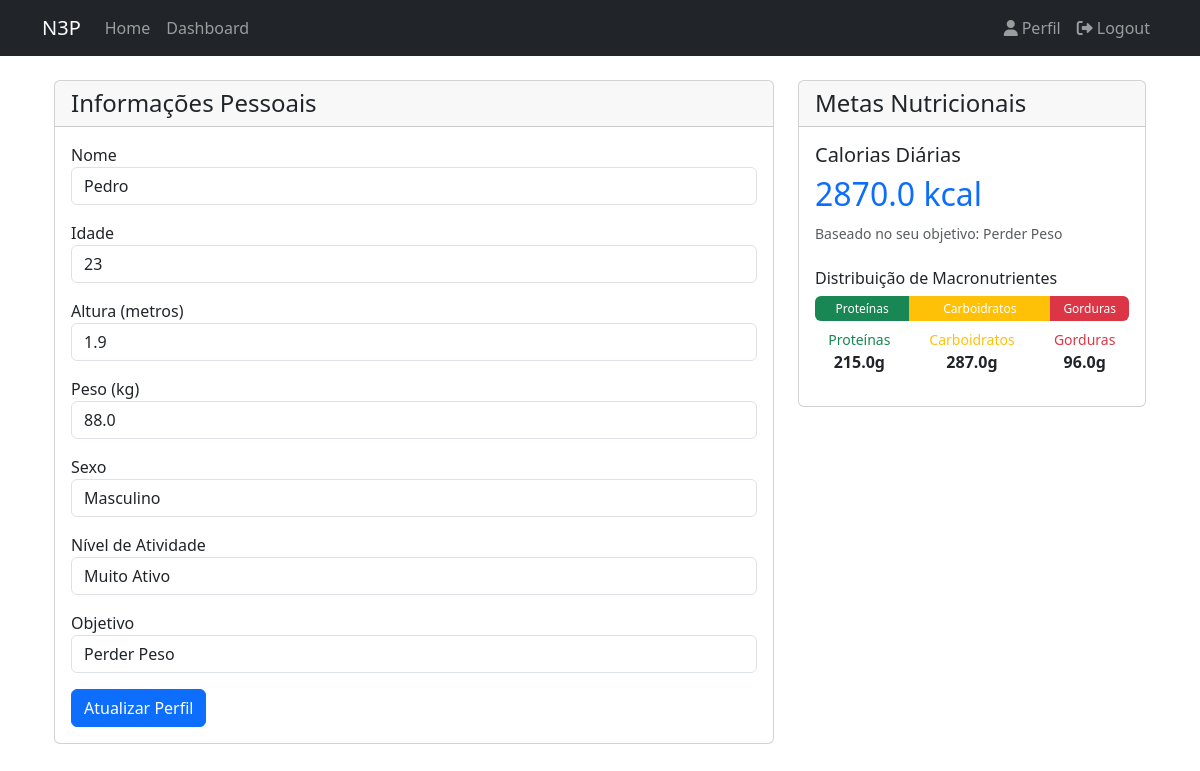
Page /auth/profile (signed in) on the committed database.
### app/models/user.py (models this page shows, shortened)
class User(UserMixin, db.Model):
    __tablename__ = "users"
    id = db.Column(db.Integer, primary_key=True)
    username = db.Column(db.String(80), unique=True, nullable=False)
    email = db.Column(db.String(120), unique=True, nullable=False)
    password_hash = db.Column(db.String(128))
    created_at = db.Column(db.DateTime, default=datetime.utcnow)
    nome = db.Column(db.String(100), nullable=False)
    idade = db.Column(db.Integer, nullable=False)
    altura = db.Column(db.Float, nullable=False)  # altura em metros
    peso = db.Column(db.Float, nullable=False)  # peso em kg
    sexo = db.Column(
        db.String(1), nullable=False
    )  # 'M' para masculino, 'F' para feminino
    fator_atividade = db.Column(db.String(20), nullable=False)
    objetivo = db.Column(db.String(50), nullable=False)
    calories_goal = db.Column(db.Float, nullable=True)
    proteins_goal = db.Column(db.Float, nullable=True)
    carbs_goal = db.Column(db.Float, nullable=True)
    fats_goal = db.Column(db.Float, nullable=True)
    diets = db.relationship("Diet", lazy=True)
    def get_objetivo_display(self):
        objetivo_names = {
            "perder_peso": "Perder Peso",
            "manter_peso": "Manter Peso",
            "ganhar_peso": "Ganhar Peso",
            "ganhar_massa": "Ganhar Massa",
        }
        return objetivo_names.get(self.objetivo, self.objetivo)

### app/blueprints/auth/routes.py (the view, shortened to what this page needs)
@bp.route("/profile", methods=["GET", "POST"])
@login_required
def profile():
    form = EditProfileForm(obj=current_user)
    user_goals = type(
        "UserGoals",
        (),
        {
            "calories": current_user.calories_goal or 0,
            "proteins": current_user.proteins_goal or 0,
            "carbs": current_user.carbs_goal or 0,
            "fats": current_user.fats_goal or 0,
        },
    )
    return render_template(
        "auth/profile.html",
        title="Editar Perfil",
        form=form,
        user_goals=user_goals,
        user=current_user,
    )

### app/forms/auth.py
class EditProfileForm(FlaskForm):
    nome = StringField("Nome", validators=[DataRequired(), Length(max=100)])
    idade = IntegerField(
        "Idade", validators=[DataRequired(), NumberRange(min=15, max=100)]
    )
    altura = FloatField(
        "Altura (metros)", validators=[DataRequired(), NumberRange(min=1.0, max=2.5)]
    )
    peso = FloatField(
        "Peso (kg)", validators=[DataRequired(), NumberRange(min=30, max=300)]
    )
    sexo = SelectField(
        "Sexo", choices=list(GENDER_CHOICES.items()), validators=[DataRequired()]
    )
    fator_atividade = SelectField(
        "Nível de Atividade",
        choices=list(ACTIVITY_DISPLAY.items()),
        validators=[DataRequired()],
    )
    objetivo = SelectField(
        "Objetivo", choices=list(OBJECTIVE_DISPLAY.items()), validators=[DataRequired()]
    )

### app/__init__.py (called while the page is built)
def create_app(config_class=Config):
    app = Flask(__name__)
    app.config.from_object(config_class)
    db.init_app(app)
    migrate.init_app(app, db)
    login.init_app(app)
    from app.blueprints.auth import bp as auth_bp
    app.register_blueprint(auth_bp, url_prefix="/auth")
    from app.blueprints.main import bp as main_bp
    app.register_blueprint(main_bp)
    from app.blueprints.errors import bp as errors_bp
    app.register_blueprint(errors_bp)
    from app.blueprints.api import bp as api_bp
    app.register_blueprint(api_bp, url_prefix="/api")
    from app.models import User
    @login.user_loader
    def load_user(id):
        return User.query.get(int(id))
    return app

### app/templates/auth/profile.html (shortened to what this page needs)
{% extends "base.html" %} {% from "macros/forms.html" import render_form %}  {% block content %}
<div class="container">
  <div class="row">
    <div class="col-md-8">
      <div class="card mb-4">
        <div class="card-header">
          <h4 class="mb-0">Informações Pessoais</h4>
        </div>
        <div class="card-body">
          {{ render_form(form, url_for('auth.profile'), submit_text='Atualizar
          Perfil') }}
        </div>
      </div>
    </div>
    <div class="col-md-4">
      <div class="card">
        <div class="card-header">
          <h4 class="mb-0">Metas Nutricionais</h4>
        </div>
        <div class="card-body">
          <div class="mb-4">
            <h5>Calorias Diárias</h5>
            <h2 class="text-primary">
              {{ "%.1f"|format(user_goals.calories) }} kcal
            </h2>
            <small class="text-muted"
              >Baseado no seu objetivo: {{ user.get_objetivo_display() }}</small
            >
          </div>
          <div class="mb-3">
            <h6>Distribuição de Macronutrientes</h6>
            <div class="progress mb-2" style="height: 25px">
              <div
                class="progress-bar bg-success"
                role="progressbar"
                style="width: 30%"
                aria-valuenow="30"
                aria-valuemin="0"
                aria-valuemax="100"
              >
                Proteínas
              </div>
              <div
                class="progress-bar bg-warning"
                role="progressbar"
                style="width: 45%"
                aria-valuenow="45"
                aria-valuemin="0"
                aria-valuemax="100"
              >
                Carboidratos
              </div>
              <div
                class="progress-bar bg-danger"
                role="progressbar"
                style="width: 25%"
                aria-valuenow="25"
                aria-valuemin="0"
                aria-valuemax="100"
              >
                Gorduras
              </div>
            </div>
            <div class="row text-center">
              <div class="col">
                <small class="d-block text-success">Proteínas</small>
                <strong>{{ "%.1f"|format(user_goals.proteins) }}g</strong>
              </div>
              <div class="col">
                <small class="d-block text-warning">Carboidratos</small>
                <strong>{{ "%.1f"|format(user_goals.carbs) }}g</strong>
              </div>
              <div class="col">
                <small class="d-block text-danger">Gorduras</small>
                <strong>{{ "%.1f"|format(user_goals.fats) }}g</strong>
              </div>
            </div>
          </div>
        </div>
      </div>
    </div>
  </div>
</div>
{% endblock %}

### app/templates/macros/forms.html (shortened to what this page needs)
{% macro render_field(field, label_class='', input_class='form-control') %}
<div class="mb-3">
  {{ field.label(class_=label_class) }} {% if field.type == 'BooleanField' %} {{
  field(class_='form-check-input ' + input_class) }} {% else %} {{
  field(class_=input_class) }} {% endif %}
</div>
{% endmacro %} {% macro render_form(form, action_url='', method='post',
extra_classes='', submit_text='Enviar') %}
<form
  action="{{ action_url }}"
  method="{{ method }}"
  class="{{ extra_classes }}"
  enctype="multipart/form-data"
>
  {{ form.csrf_token }} {% for field in form if field.type != 'CSRFTokenField'
  %} {{ render_field(field) }} {% endfor %}
  <button type="submit" class="btn btn-primary">{{ submit_text }}</button>
</form>
{% endmacro %}

### rows in the picture
User: nome "Pedro" "23" "1.9" "88.0" "Masculino" "Muito Ativo" "Perder Peso", calories "2870.0", objetivo "Perder Peso", proteins "215.0", carbs "287.0", fats "96.0"

### other values in the picture
{{ field.label(class_=label_class) }} "Nome" "Idade" "Altura (metros)" "Peso (kg)" "Sexo" "Nível de Atividade" "Objetivo"
{{ submit_text }} "Atualizar Perfil"
